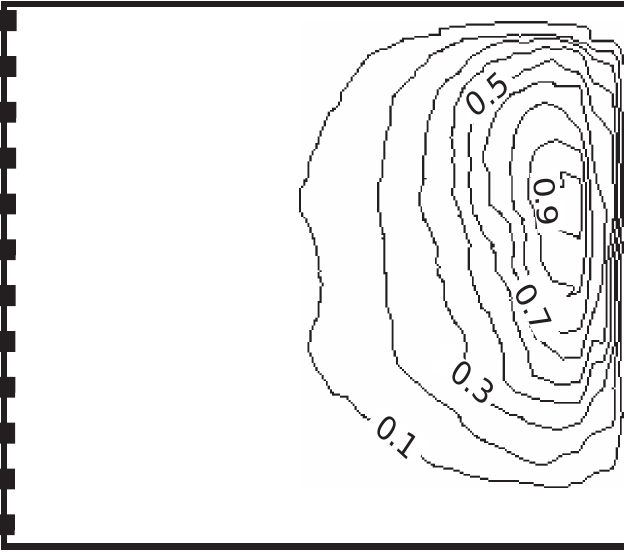
#> input picture docs/ophelie/reference/doc247_longrun_four_cases/handoff_4090_fr_stir_phase5/figures/STIR_Fig10_reference.png, 624 x 552 px, found by its file name
$ python digitize_stir_fig10.py
#> lines starting #> are read from the running program, lines starting #| are printed output that depends on the picture
#!/usr/bin/env python3
"""Digitize Jacoutot et al. CES 2008 Fig.10 (axisymmetric Q after coupling).

Manual visual contour traces on the cropped reference frame → unit-box seed
`SEED_STIR_Fig10_Qshape_ASSUMED_rz.csv` for `--fig10-q-correct`.

ASSUMED reconstruction (not author numerical field). Regenerates contour CSV,
QA overlays, and seed + meta (clears PLACEHOLDER_NOT_FIG10).
"""
from __future__ import annotations

import csv
import json
import shutil
from pathlib import Path

import matplotlib

matplotlib.use("Agg")
import matplotlib.pyplot as plt
import numpy as np
from PIL import Image
from scipy.interpolate import griddata
from scipy.spatial import cKDTree

ROOT = Path(__file__).resolve().parents[1]
SEED_DIR = ROOT.parent / "doc247_seeds"
FIGDIR = ROOT / "figures"
DATADIR = ROOT / "data"
FIGDIR.mkdir(parents=True, exist_ok=True)
DATADIR.mkdir(parents=True, exist_ok=True)

# Plot interior of STIR_Fig10_reference.png (symmetry axis left, wall right,
# free surface top, bottom at z=0).
L, T, R, B = 28, 8, 616, 542

# Contour levels from literature Fig.10 labels; pixel coords on reference crop.
TRACES = [
    (
        0.9,
        [
            (598, 250),
            (595, 230),
            (590, 215),
            (580, 205),
            (568, 205),
            (558, 215),
            (552, 230),
            (550, 250),
            (552, 270),
            (558, 288),
            (568, 298),
            (580, 300),
            (590, 292),
            (595, 275),
            (598, 250),
        ],
    ),
    (
        0.7,
        [
            (608, 255),
            (605, 220),
            (598, 195),
            (585, 178),
            (568, 170),
            (548, 172),
            (530, 185),
            (520, 205),
            (515, 230),
            (512, 255),
            (515, 280),
            (522, 305),
            (535, 325),
            (555, 335),
            (575, 335),
            (590, 325),
            (600, 305),
            (606, 280),
            (608, 255),
        ],
    ),
    (
        0.5,
        [
            (612, 260),
            (610, 210),
            (602, 175),
            (585, 150),
            (560, 138),
            (530, 140),
            (500, 155),
            (480, 180),
            (468, 210),
            (462, 245),
            (462, 280),
            (470, 315),
            (485, 345),
            (510, 365),
            (540, 375),
            (570, 372),
            (590, 355),
            (602, 330),
            (608, 300),
            (612, 260),
        ],
    ),
    (
        0.3,
        [
            (614, 265),
            (612, 200),
            (602, 155),
            (580, 125),
            (545, 110),
            (500, 112),
            (455, 130),
            (420, 160),
            (400, 200),
            (390, 245),
            (390, 290),
            (400, 335),
            (420, 375),
            (455, 405),
            (500, 420),
            (545, 422),
            (580, 405),
            (600, 370),
            (610, 325),
            (614, 265),
        ],
    ),
    (
        0.1,
        [
            (616, 270),
            (614, 185),
            (600, 130),
            (570, 95),
            (520, 78),
            (460, 80),
            (400, 100),
            (350, 135),
            (320, 180),
            (300, 230),
            (295, 285),
            (305, 340),
            (330, 390),
            (370, 430),
            (420, 455),
            (480, 468),
            (540, 465),
            (580, 440),
            (600, 395),
            (610, 340),
            (616, 270),
        ],
    ),
]

QMAX = 6.64e6
NR, NZ = 81, 81


def main() -> None:
    ref = FIGDIR / "STIR_Fig10_reference.png"
    if not ref.exists():
        raise SystemExit(f"missing {ref} — crop Fig.10 frame from PDF first")
    arr = np.array(Image.open(ref))
#> arr is the input picture: shape (552, 624, 3); mean R, G, B 236.8, 236.5, 236.5

    fig, ax = plt.subplots(figsize=(7, 6))
    ax.imshow(arr)
    for val, pts in TRACES:
        p = np.array(pts)
        ax.plot(p[:, 0], p[:, 1], ".-", lw=1.0, ms=3, label=f"{val:g}")
    ax.legend(loc="upper left", fontsize=8)
    ax.set_title("STIR Fig.10 manual contour traces (ASSUMED digitization)")
    fig.tight_layout()
    qa = FIGDIR / "STIR_Fig10_trace_QA.png"
    fig.savefig(qa, dpi=160)
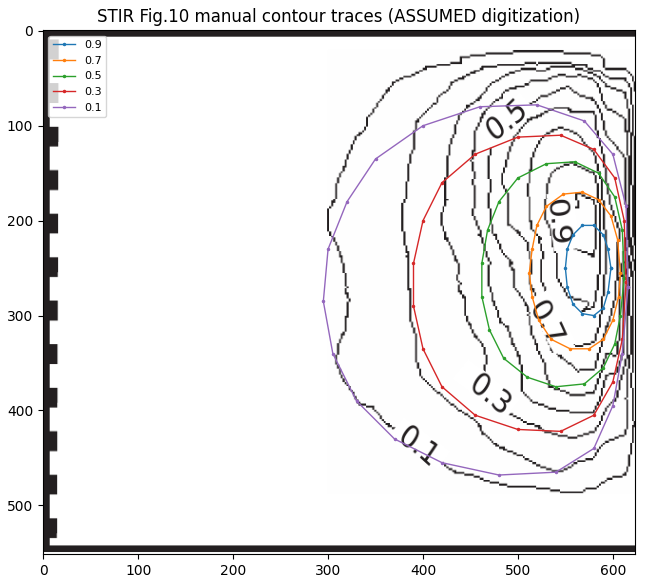
#> figure drawn by matplotlib, 1 panel
    plt.close(fig)

    rows = []
    for ci, (val, pts) in enumerate(TRACES):
        for order, (px, py) in enumerate(pts):
            rows.append(
                dict(
                    curve_id=ci,
                    point_order=order,
                    pixel_x=px,
                    pixel_y=py,
                    x_unit=(px - L) / (R - L),
                    z_or_y_unit=(B - py) / (B - T),
                    value_normalized=val,
                    Q_Wpm3=val * QMAX,
                    source_type="manual_visual_contour_trace",
                    coordinate_uncertainty_pixels=5,
                    value_uncertainty_estimate=0.05,
                )
            )
    cont_path = DATADIR / "STIR_Fig10_contour_points.csv"
    with cont_path.open("w", newline="") as f:
        wri = csv.DictWriter(f, fieldnames=list(rows[0].keys()))
        wri.writeheader()
        wri.writerows(rows)

    pts = np.array([[r["x_unit"], r["z_or_y_unit"]] for r in rows])
    v = np.array([r["value_normalized"] for r in rows])
    ru = np.linspace(0, 1, NR)
    zu = np.linspace(0, 1, NZ)
    RR, ZZ = np.meshgrid(ru, zu, indexing="xy")
    lin = griddata(pts, v, (RR, ZZ), method="linear")
    extrap = np.isnan(lin)
    near = griddata(pts, v, (RR, ZZ), method="nearest")
    dist = cKDTree(pts).query(np.column_stack([RR.ravel(), ZZ.ravel()]))[0].reshape(RR.shape)
    field = np.where(extrap, near * np.exp(-dist / 0.12), lin)
    field = np.clip(field, 0.0, 1.0)
    field[:, : max(1, NR // 5)] = np.minimum(field[:, : max(1, NR // 5)], 0.05)

    seed_path = SEED_DIR / "SEED_STIR_Fig10_Qshape_ASSUMED_rz.csv"
    with seed_path.open("w", newline="") as f:
        wri = csv.DictWriter(
            f, fieldnames=["r_over_R", "z_over_H", "Q_norm", "nearest_extrapolation"]
        )
        wri.writeheader()
        for iz in range(NZ):
            for ir in range(NR):
                wri.writerow(
                    dict(
                        r_over_R=f"{ru[ir]:.8f}",
                        z_over_H=f"{zu[iz]:.8f}",
                        Q_norm=f"{field[iz, ir]:.8f}",
                        nearest_extrapolation=int(extrap[iz, ir]),
                    )
                )

    meta = {
        "schema": "RECONSTRUCTED_ASSUMED_INPUT",
        "PLACEHOLDER_NOT_FIG10": False,
        "source": "Manual visual digitization of Jacoutot et al. CES 2008 Fig.10",
        "pdf": "docs/ophelie/Numerical modeling of coupled phenomena in a mechanically stirred molten-glass bath heated by induction.pdf",
        "figure": "Fig.10 dimensionless axisymmetric power source after coupling, t=1000s",
        "literature_Qmax_Wpm3": QMAX,
        "literature_Ptot_W": 60000.0,
        "literature_N_rpm": 10.0,
        "unit_box": True,
        "axes": "r_over_R from symmetry axis to wall; z_over_H from bottom to free surface",
        "contour_levels_digitized": [0.1, 0.3, 0.5, 0.7, 0.9],
        "grid": {"nr": NR, "nz": NZ},
        "NOT_EM_prediction": True,
        "ASSUMED": True,
        "note": "Sparse contour reconstruction + linear/nearest fill with axis-side decay prior. Replaces NC-Fig6 PLACEHOLDER.",
        "regenerate": "python3 docs/ophelie/reference/standard_data/doc247_french_digitization/scripts/digitize_stir_fig10.py",
        "contour_csv": str(cont_path.relative_to(SEED_DIR.parents[2])),
        "qa_overlay": str(qa.relative_to(SEED_DIR.parents[2])),
        "use": "--init-Q-rz-csv=...SEED_STIR_Fig10_Qshape_ASSUMED_rz.csv --fig10-q-correct --fig10-q-correct-blend=0.8",
    }
    (SEED_DIR / "SEED_STIR_Fig10_Qshape_ASSUMED.meta.json").write_text(
        json.dumps(meta, indent=2) + "\n"
    )

    fig, ax = plt.subplots(figsize=(5.2, 4.6))
    pcm = ax.pcolormesh(RR, ZZ, field, shading="auto", cmap="inferno", vmin=0, vmax=1)
    for val, pts_px in TRACES:
        p = np.array(pts_px, float)
        xu = (p[:, 0] - L) / (R - L)
        zu = (B - p[:, 1]) / (B - T)
        ax.plot(xu, zu, "c.--", lw=0.8, ms=2, alpha=0.9)
    ax.set_xlabel("r/R")
    ax.set_ylabel("z/H")
    ax.set_title("STIR Fig.10 seed Q/Qmax (ASSUMED digitization)")
    ax.set_aspect("equal")
    fig.colorbar(pcm, ax=ax, label="Q/Qmax")
    fig.tight_layout()
    outp = FIGDIR / "STIR_Fig10_INITIAL_GUESS.png"
    fig.savefig(outp, dpi=160)
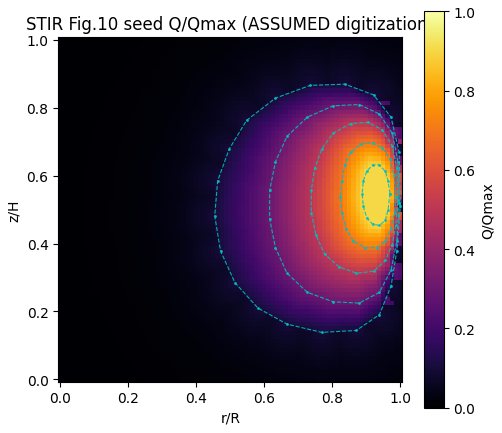
#> figure drawn by matplotlib, 2 panels
    plt.close(fig)

    # refresh digitization_summary row if present
    summary = DATADIR / "digitization_summary.csv"
    if summary.exists():
        existing = list(csv.DictReader(summary.open()))
        existing = [r for r in existing if r.get("figure") != "STIR_Fig10"]
        existing.append(
            dict(
                figure="STIR_Fig10",
                points=str(len(rows)),
                curves=str(len(TRACES)),
                grid_points=str(NR * NZ),
                extrapolated_fraction=f"{float(extrap.mean()):.6f}",
            )
        )
        with summary.open("w", newline="") as f:
            wri = csv.DictWriter(
                f,
                fieldnames=[
                    "figure",
                    "points",
                    "curves",
                    "grid_points",
                    "extrapolated_fraction",
                ],
            )
            wri.writeheader()
            wri.writerows(existing)

    print(f"[fig10] seed={seed_path} points={len(rows)} Qnorm=[{field.min():.3f},{field.max():.3f}]")
    print(f"[fig10] QA={qa}")


if __name__ == "__main__":
    main()
